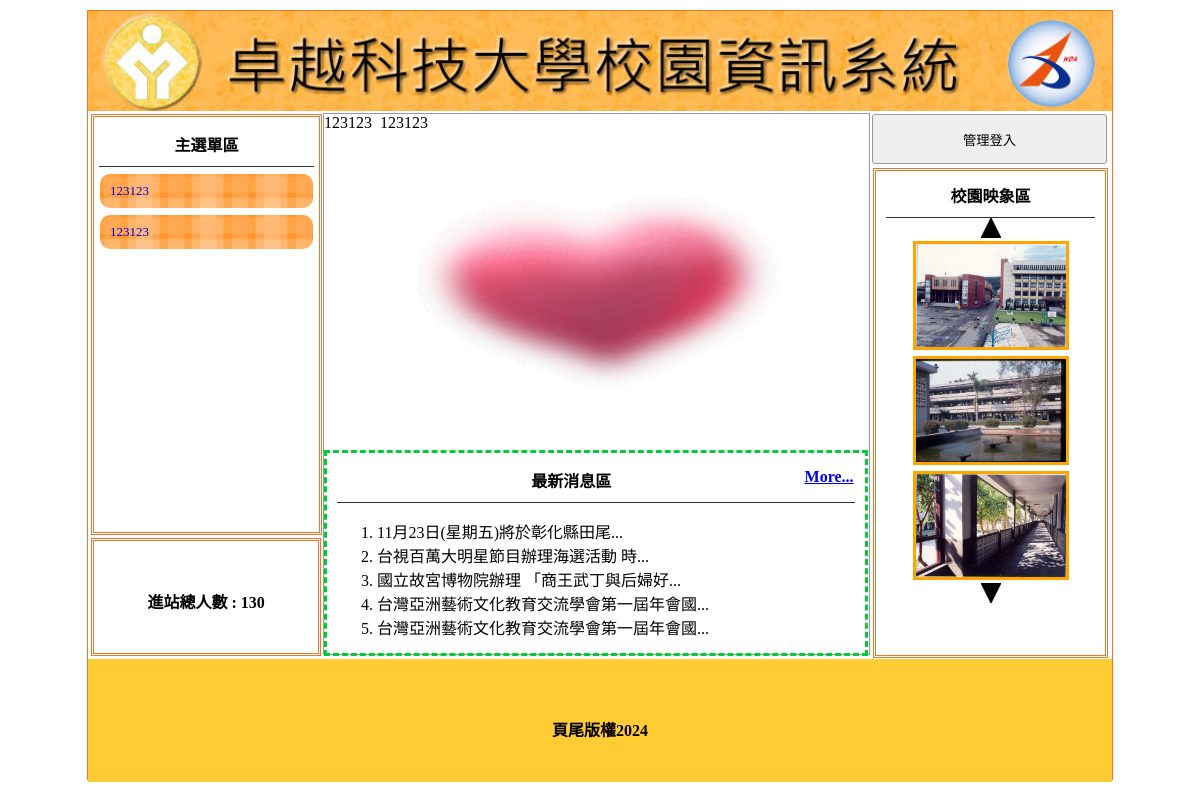
The page / on the database its author committed.
### tables this page shows
CREATE TABLE `titles` (
  `id` int(5) UNSIGNED NOT NULL,
  `img` text NOT NULL,
  `text` text NOT NULL,
  `sh` int(1) NOT NULL DEFAULT 0
);

CREATE TABLE `menu` (
  `id` int(5) UNSIGNED NOT NULL,
  `text` text NOT NULL,
  `href` text NOT NULL,
  `menu_id` int(5) NOT NULL,
  `sh` int(1) NOT NULL DEFAULT 1
);

CREATE TABLE `total` (
  `id` int(5) UNSIGNED NOT NULL,
  `total` int(5) NOT NULL
);

CREATE TABLE `ad` (
  `id` int(5) UNSIGNED NOT NULL,
  `text` text NOT NULL,
  `sh` int(1) NOT NULL DEFAULT 1
);

CREATE TABLE `news` (
  `id` int(5) UNSIGNED NOT NULL,
  `text` text NOT NULL,
  `sh` int(1) NOT NULL DEFAULT 1
);

CREATE TABLE `image` (
  `id` int(5) UNSIGNED NOT NULL,
  `img` text NOT NULL,
  `sh` int(1) NOT NULL DEFAULT 1
);

CREATE TABLE `bottom` (
  `id` int(5) UNSIGNED NOT NULL,
  `bottom` text NOT NULL
);

### api/db.php (called while the page is built, shortened)
<?php
class DB
{
    protected $dsn = "mysql:host=localhost;charset=utf8;dbname=c1";
    protected $pdo;
    protected $table;
    public function __construct($table)
    {
        $this->table = $table;
        $this->pdo = new PDO($this->dsn, 'root', '');
    }
    private function a2s($array)
    {
        foreach ($array as $col => $value) {
            $tmp[] = "`$col`='$value'";
        }
        return $tmp;
    }
    function find($id)
    {
        $sql = "select * from `$this->table`";
        if (is_array($id)) {
            $tmp = $this->a2s($id);
            $sql .= " where " . join(" && ", $tmp);
        } else if (is_numeric($id)) {
            $sql .= " where  `id` = '$id'";
        } else {
            echo "錯誤:參數的資料型態必須是數字或陣列";
        }
        $row = $this->pdo->query($sql)->fetch(PDO::FETCH_ASSOC);
        return $row;
    }
    private function sql_all($sql, $array, $other)
    {
        if (isset($this->table) && !empty($this->table)) {
            if (is_array($array)) {
                if (!empty($array)) {
                    $tmp = $this->a2s($array);
                    $sql .= " where " . join(" && ", $tmp);
                }
            } else {
                $sql .= " $array";
            }
            return $sql .= $other;
        } else {
            echo "錯誤:沒有指定的資料表名稱";
        }
    }
    function all($where = '', $other = '')
    {
        $sql = "select * from `$this->table`";
        $sql = $this->sql_all($sql, $where, $other);
        return $this->pdo->query($sql)->fetchAll(PDO::FETCH_ASSOC);
    }
    function count($where = '', $other = '')
    {
        $sql = "select count(*) from `$this->table`";
        $sql = $this->sql_all($sql, $where, $other);
        return $this->pdo->query($sql)->fetchColumn();
    }
}
$Title = new DB('titles');
$Ad = new DB('ad');
$Image = new DB('image');
$News = new DB('news');
$Total = new DB('total');
$Bottom = new DB('bottom');
$Menu = new DB('menu');

### index.php (the view, shortened to what this page needs)
<?php include_once "./api/db.php"; ?>
<!DOCTYPE html PUBLIC "-//W3C//DTD XHTML 1.0 Transitional//EN" "http://www.w3.org/TR/xhtml1/DTD/xhtml1-transitional.dtd">
<html xmlns="http://www.w3.org/1999/xhtml">
<head>
	<link href="./css/css.css" rel="stylesheet" type="text/css">
</head>
<body>
	<div id="main">
		<?php
		$title = $Title->find(['sh' => 1]);
		?>
		<a title="<?= $title['text']; ?>" href="./index.php">
			<div class="ti" style="background:url(&#39;./img/<?= $title['img']; ?>&#39;); background-size:cover;"></div>
		</a>
		<div id="ms">
			<div id="lf" style="float:left;">
				<div id="menuput" class="dbor">
					<span class="t botli">主選單區</span>
					<?php
					$mainmu = $Menu->all(['sh' => 1, 'menu_id' => 0]);
					foreach ($mainmu as $main) {
					?>
						<div class="mainmu">
							<a href="<?= $main['href']; ?>" style=" font-size:13px; text-decoration:none;"><?= $main['text']; ?></a>
						</div>
					<?php
					}
					?>
				</div>
				<div class="dbor" style="margin:3px; width:95%; height:20%; line-height:100px;">
					<span class="t">進站總人數 : <?= $Total->find(1)['total']; ?>
					</span>
				</div>
			</div>
			<?php
			$do = $_GET['do'] ?? 'main';
			$file = "./front/{$do}.php";
			if (file_exists($file)) {
				include "$file";
			} else {
				include "./front/main.php";
			}
			?>
			<div class="di di ad" style="height:540px; width:23%; padding:0px; margin-left:22px; float:left; ">
				<?php
				if(isset($_SESSION['login'])){
					$url="lo('./back.php')";
					$str="返回管理";
				}else{
					$url="lo('./index.php?do=login')";
					$str="管理登入";
				}
				?>
				<button style="width:100%; margin-left:auto; margin-right:auto; margin-top:2px; height:50px;" onclick="<?=$url;?>"><?=$str;?></button>
				<div style="width:89%; height:480px;" class="dbor">
					<span class="t botli">校園映象區</span>
					<div class="cent" onclick="pp(1)">
						<img src="./icon/up.jpg" alt="">
					</div>
					<?php
					$imgs = $Image->all(['sh' => 1]);
					foreach ($imgs as $idx => $img) {
					?>
						<div id="ssaa<?= $idx; ?>" class="im cent">
							<img src="./img/<?= $img['img']; ?>" style="width:150px;height:103px;border:3px solid orange;margin:3px">
						</div>
					<?php
					}
					?>
					<div class="cent" onclick="pp(2)">
						<img src="./icon/dn.jpg" alt="">
					</div>
				</div>
			</div>
		</div>
		<div style="width:1024px; left:0px; position:relative; background:#FC3; margin-top:4px; height:123px; display:block;">
			<span class="t" style="line-height:123px;"><?= $Bottom->find(1)['bottom']; ?></span>
		</div>
	</div>
</body>
</html>

### front/main.php (shortened to what this page needs)
<div class="di" style="height:540px; border:#999 1px solid; width:53.2%; margin:2px 0px 0px 0px; float:left; position:relative; left:20px;">
	<?php include "./front/marquee.php"; ?>
	<div style="height:32px; display:block;"></div>
	<div style="width:100%; padding:2px; height:290px;">
		<div id="mwww" loop="true" style="width:100%; height:100%;">
		</div>
	</div>
	<div style="width:95%; padding:2px; height:190px; margin-top:10px; padding:5px 10px 5px 10px; border:#0C3 dashed 3px; position:relative;">
		<span class="t botli">最新消息區
			<?php
			if($News->count(['sh'=>1])>5){
				echo "<a href='?do=news' style='float:right'>More...</a>";
			}
			?>
		</span>
		<ul class="ssaa" style="list-style-type:decimal;">
		<?php
		$news=$News->all(['sh'=>1],' limit 5');
		foreach($news as $n){
			echo "<li>";
			echo mb_substr($n['text'],0,20);
			echo "...</li>";
		}
		?>
	</ul>
	</div>
</div>

### front/marquee.php (shortened to what this page needs)
<marquee scrolldelay="120" direction="left" style="position:absolute; width:100%; height:40px;">
    <?php
    $ads = $Ad->all(['sh' => 1]);
    foreach ($ads as $ad) {
        echo $ad['text'];
    }
    ?>
</marquee>

### css/css.css (style rules this page uses)
body { padding: 0px; margin: 0px; }
#main { width: 1024px; height: 768px; margin: 10px auto 10px auto; border: #EE7728 1px solid; position: relative; }
.ti { width: 100%; height: 100px; position: relative; background-size: cover; background-repeat: no-repeat; }
.dbor { border: #EE7728 double 3px; margin: 1px; padding: 2px 10px 2px 10px; }
.t { font-weight: 800; display: block; text-align: center; padding: 10px 1px 10px 1px; }
.botli { border-bottom: #333 1px solid; }
.mainmu { position: relative; border-radius: 10px; background: url(../icon/menu.fw.png) center no-repeat; background-size: cover; line-height: 30px; padding: 2px 10px 2px 10px; margin: 7px 1px 7px 1px; height: 30px; }
.mainmu a { display: block; text-decoration: none; }
#lf { height: 540px; width: 21%; display: inline-block; }
#menuput { width: 100%; height: 75%; position: relative; padding: 5px; display: block; margin: 3px; }
.di { display: inline-block; }
.ad { margin: 1px; padding: 2px 10px 2px 10px; }
.cent { text-align: center; }
input, button { border: #999 1px solid; border-radius: 3px; background: #EFEFEF; padding: 5px; margin: 3px; }

### rows shown on the page
titles: img (picture)
menu: text "123123"
menu: text "123123"
total: total "130"
ad: text "123123"
ad: text "123123"
news: text "11月23日(星期五)將於彰化縣田尾"
news: text "台視百萬大明星節目辦理海選活動 時"
news: text "國立故宮博物院辦理 「商王武丁與后婦好"
news: text "台灣亞洲藝術文化教育交流學會第一屆年會國"
news: text "台灣亞洲藝術文化教育交流學會第一屆年會國"
image: img (picture)
image: img (picture)
image: img (picture)
bottom: bottom "頁尾版權2024"

### other values the page prints
$str "管理登入"
